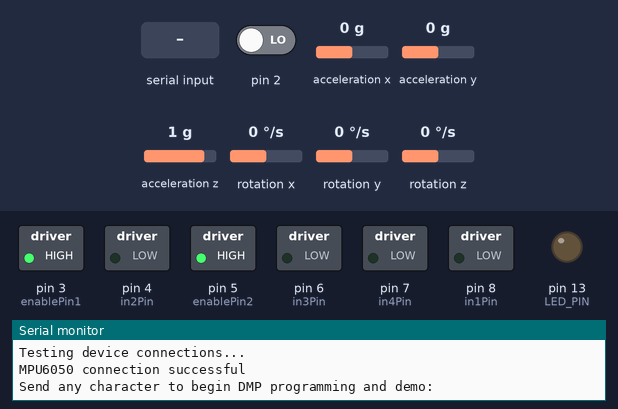
Simulated run of this sketch. Board: Arduino Uno, built with avr-gcc and run on an emulated ATmega328P. Parts: switched loads named in the sketch (green lamp = pin HIGH), output pins drawn as LEDs (lit = HIGH), the last lines printed to the serial monitor. Dashed ring = blinking. Inputs (shaded band) come from the test bench; at power-on: acceleration y 0 g, pin 2 LOW, acceleration x 0 g, acceleration z 1 g, rotation x 0 °/s, rotation y 0 °/s, rotation z 0 °/s. The sensor or clock chip raises its interrupt line as the real part does.

Above: at 0.9 s.
1.0 s: "1" received over Serial
At 1.69 s:
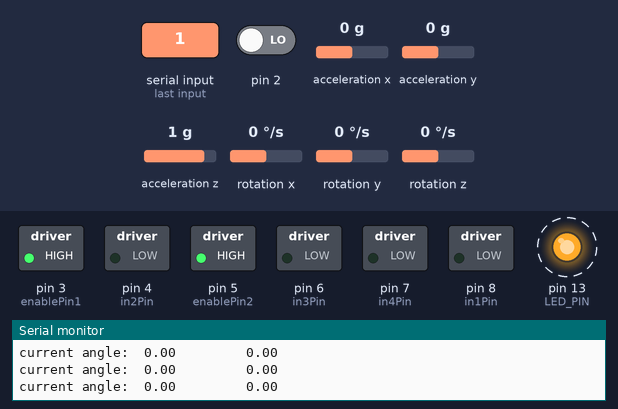
4.0 s: acceleration y set to -1.4 g
At 4.97 s:
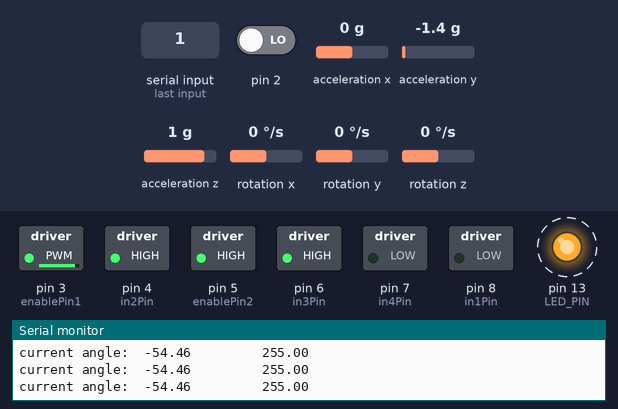
7.0 s: acceleration y set to -0.1 g
10.0 s: acceleration y set to 0.2 g
At 10.46 s:
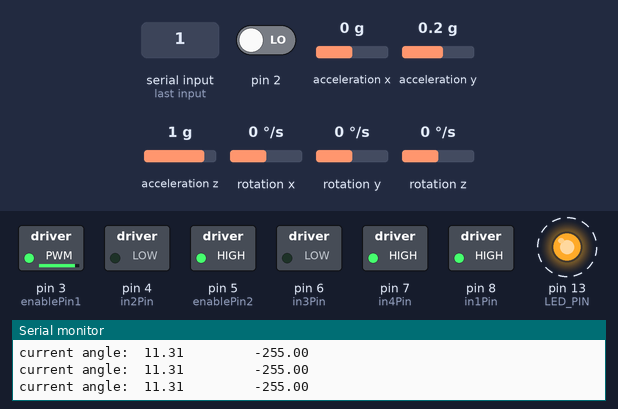
13.0 s: acceleration y set to -0.8 g
At 14.43 s:
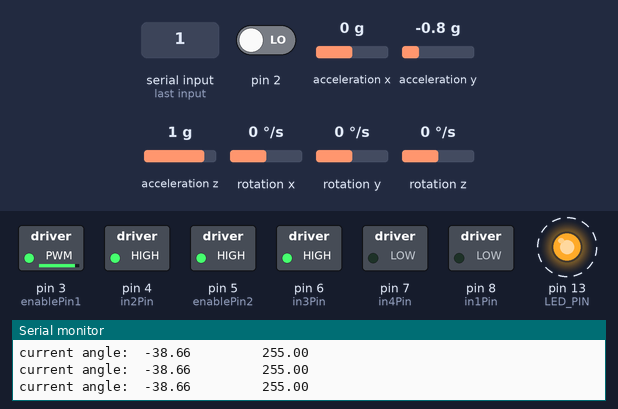
16.0 s: acceleration y set to 0.1 g
At 16.87 s:
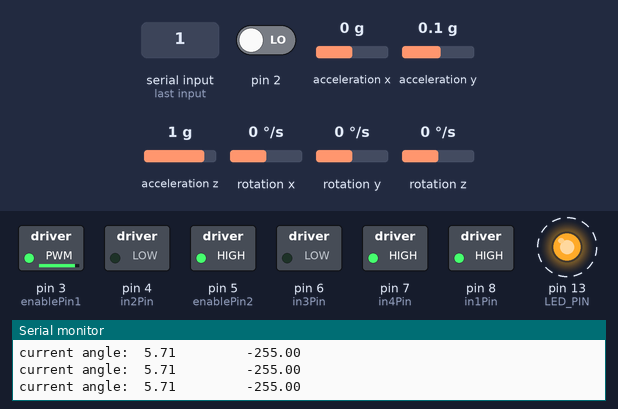
Timing chart, 0 to 20.0 s (numbered marks = the images above; inputs shaded):
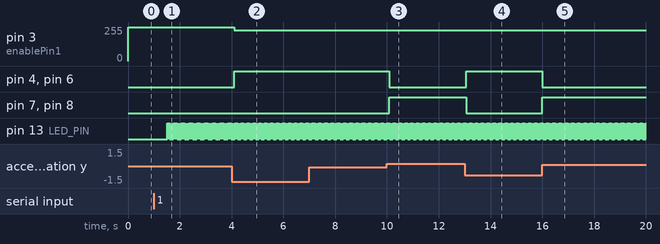

Measured:
- the behaviour switches between 0 and 0.1 g on acceleration y (found by bisection; images 2 and 3)
- after the input at 1.0 s, pin 13 (LED_PIN): alternates HIGH for 0.01 s and LOW for 0.01 s, starting after 0.52 s
- after the input at 4.0 s, pin 3 (enablePin1): 255/255 → 229/255 after 0.10 s; pin 4 (in2Pin), pin 6 (in3Pin): LOW → HIGH after 0.10 s
- after the input at 10.0 s, pin 4 (in2Pin), pin 6 (in3Pin): HIGH → LOW after 0.10 s; pin 7 (in4Pin), pin 8 (in1Pin): LOW → HIGH after 0.10 s
- after the input at 13.0 s, pin 4 (in2Pin), pin 6 (in3Pin): LOW → HIGH after 0.05 s; pin 7 (in4Pin), pin 8 (in1Pin): HIGH → LOW after 0.05 s
- after the input at 16.0 s, pin 4 (in2Pin), pin 6 (in3Pin): HIGH → LOW at once; pin 7 (in4Pin), pin 8 (in1Pin): LOW → HIGH at once

The sketch:

BalancingMasterCode.ino
```cpp
 #include <PID_v1.h>


#include <I2Cdev.h>

/*
  my plan:

  1. get the angle of the robot     (check)

  2. feed the error of the robot from it's desired position as input into PID controller


  4. PID controller outputs the speed at which the motor should be going


  5. the motor moves at that speed


*/


//VVVVVVV remove useless stuff in this below portion

//MPU DMP code - credit:
#include "MPU6050_6Axis_MotionApps20.h"
//#include "MPU6050.h" // not necessary if using MotionApps include file
// Arduino Wire library is required if I2Cdev I2CDEV_ARDUINO_WIRE implementation
// is used in I2Cdev.h
#if I2CDEV_IMPLEMENTATION == I2CDEV_ARDUINO_WIRE
#include "Wire.h"
#endif

MPU6050 mpu;
#define OUTPUT_READABLE_YAWPITCHROLL
#define LED_PIN 13 // (Arduino is 13, Teensy is 11, Teensy++ is 6)
bool blinkState = false;

// MPU control/status vars
bool dmpReady = false;  // set true if DMP init was successful
uint8_t mpuIntStatus;   // holds actual interrupt status byte from MPU
uint8_t devStatus;      // return status after each device operation (0 = success, !0 = error)
uint16_t packetSize;    // expected DMP packet size (default is 42 bytes)
uint16_t fifoCount;     // count of all bytes currently in FIFO
uint8_t fifoBuffer[64]; // FIFO storage buffer

// orientation/motion vars
Quaternion q;           // [w, x, y, z]         quaternion container
VectorInt16 aa;         // [x, y, z]            accel sensor measurements
VectorInt16 aaReal;     // [x, y, z]            gravity-free accel sensor measurements
VectorInt16 aaWorld;    // [x, y, z]            world-frame accel sensor measurements
VectorFloat gravity;    // [x, y, z]            gravity vector
float euler[3];         // [psi, theta, phi]    Euler angle container
float ypr[3];           // [yaw, pitch, roll]   yaw/pitch/roll container and gravity vector

volatile bool mpuInterrupt = false;     // indicates whether MPU interrupt pin has gone high
void dmpDataReady() {
  mpuInterrupt = true;
}
///////MPU code


double Setpoint, Input, Output;
double Kp = 50, Ki = 0, Kd = 0;
PID myPID(&Input, &Output, &Setpoint, Kp, Ki, Kd, DIRECT);


// declare motor pins
int enablePin1 = 3;
int in1Pin = 8;
int in2Pin = 4;
int in3Pin = 6;
int in4Pin = 7;
int enablePin2 = 5;


float angle;


void setup() {
  // put your setup code here, to run once:


  //Motor set up
  pinMode(enablePin1, OUTPUT);
  pinMode(in1Pin, OUTPUT);
  pinMode(in2Pin, OUTPUT);
  pinMode(enablePin2, OUTPUT);
  pinMode(in3Pin, OUTPUT);
  pinMode(in4Pin, OUTPUT);
  enableMotors();


  setUpMPU();


  Setpoint = 0;
  myPID.SetMode(AUTOMATIC);// turn on PID controller


  // myPID.SetSampleTime(10);//maybe remove line
  myPID.SetOutputLimits(-255, 255);//  myPID.SetOutputLimits(-255, 255);


}

void loop() {
  // put your main code here, to run repeatedly:

  updateAngle();


  Input = ypr[2] * 180 / M_PI;


  Serial.print("current angle:  ");
  Serial.print(Input);
  //
  myPID.Compute();


  Serial.print("         ");
  Serial.println(Output);

  if (Output > 0) {
    motorSpeed(Output);
    backward(0);

    //Serial.println("F");
  }
  else if (Output < 0) {
    motorSpeed(Output * -1);
    forward(0);
    //Serial.println("B");
  }


  //if (angle > 3){
  //  //forward();
  //Serial.println("f");
  //  }
  //else if (angle < -3){
  //  //backward();
  //  Serial.println("b");
  //  }
  //else{
  //  //stop();
  //  Serial.println("s");
  //  }


}
```

MPU6050_DMP6_Example.ino
```cpp
//*********wiring reference:https://maker.pro/arduino/tutorial/how-to-interface-arduino-and-the-mpu-6050-sensor
//*********************************************
//^remove if you feel like it


void setUpMPU(){
  // join I2C bus (I2Cdev library doesn't do this automatically)
    #if I2CDEV_IMPLEMENTATION == I2CDEV_ARDUINO_WIRE
        Wire.begin();
        TWBR = 24; // 400kHz I2C clock (200kHz if CPU is 8MHz)
        //TWBR = 12; // set 400kHz mode @ 16MHz CPU or 200kHz mode @ 8MHz CPU **********************new line of code
    #elif I2CDEV_IMPLEMENTATION == I2CDEV_BUILTIN_FASTWIRE
        Fastwire::setup(400, true);
    #endif

    // initialize serial communication
    // (115200 chosen because it is required for Teapot Demo output, but it's
    // really up to you depending on your project)
    Serial.begin(115200);
    while (!Serial); // wait for Leonardo enumeration, others continue immediately

    // NOTE: 8MHz or slower host processors, like the Teensy @ 3.3v or Ardunio
    // Pro Mini running at 3.3v, cannot handle this baud rate reliably due to
    // the baud timing being too misaligned with processor ticks. You must use
    // 38400 or slower in these cases, or use some kind of external separate
    // crystal solution for the UART timer.

    // initialize device
    Serial.println(F("Initializing I2C devices..."));
    mpu.initialize();

    // verify connection
    Serial.println(F("Testing device connections..."));
    Serial.println(mpu.testConnection() ? F("MPU6050 connection successful") : F("MPU6050 connection failed"));

    // wait for ready *********************************
    Serial.println(F("\nSend any character to begin DMP programming and demo: "));
    while (Serial.available() && Serial.read()); // empty buffer
    while (!Serial.available());                 // wait for data
    while (Serial.available() && Serial.read()); // empty buffer again

    // load and configure the DMP
    Serial.println(F("Initializing DMP..."));
    devStatus = mpu.dmpInitialize();

    // supply your own gyro offsets here, scaled for min sensitivity
    mpu.setXGyroOffset(53);
    mpu.setYGyroOffset(64);
    mpu.setZGyroOffset(43);
    mpu.setZAccelOffset(671); // 1688 factory default for my test chip

    // make sure it worked (returns 0 if so)
    if (devStatus == 0) {
        // turn on the DMP, now that it's ready
        Serial.println(F("Enabling DMP..."));
        mpu.setDMPEnabled(true);

        // enable Arduino interrupt detection
        Serial.println(F("Enabling interrupt detection (Arduino external interrupt 0)..."));
        attachInterrupt(0, dmpDataReady, RISING);
        mpuIntStatus = mpu.getIntStatus();

        // set our DMP Ready flag so the main loop() function knows it's okay to use it
        Serial.println(F("DMP ready! Waiting for first interrupt..."));
        dmpReady = true;

        // get expected DMP packet size for later comparison
        packetSize = mpu.dmpGetFIFOPacketSize();
    } else {
        // ERROR!
        // 1 = initial memory load failed
        // 2 = DMP configuration updates failed
        // (if it's going to break, usually the code will be 1)
        Serial.print(F("DMP Initialization failed (code "));
        Serial.print(devStatus);
        Serial.println(F(")"));
    }

    // configure LED for output
    pinMode(LED_PIN, OUTPUT);


  }


void updateAngle(){
// if programming failed, don't try to do anything
    if (!dmpReady) return;

    // wait for MPU interrupt or extra packet(s) available
    while (!mpuInterrupt && fifoCount < packetSize) {
        // other program behavior stuff here
        // if you are really paranoid you can frequently test in between other
        // stuff to see if mpuInterrupt is true, and if so, "break;" from the
        // while() loop to immediately process the MPU data

    }

    // reset interrupt flag and get INT_STATUS byte
    mpuInterrupt = false;
    mpuIntStatus = mpu.getIntStatus();

    // get current FIFO count
    fifoCount = mpu.getFIFOCount();

    // check for overflow (this should never happen unless our code is too inefficient)
    if ((mpuIntStatus & 0x10) || fifoCount == 1024) {
        // reset so we can continue cleanly
        mpu.resetFIFO();
        Serial.println(F("FIFO overflow!"));

    // otherwise, check for DMP data ready interrupt (this should happen frequently)
    } else if (mpuIntStatus & 0x02) {
        // wait for correct available data length, should be a VERY short wait
        while (fifoCount < packetSize) fifoCount = mpu.getFIFOCount();

        // read a packet from FIFO
        mpu.getFIFOBytes(fifoBuffer, packetSize);

        // track FIFO count here in case there is > 1 packet available
        // (this lets us immediately read more without waiting for an interrupt)
        fifoCount -= packetSize;


        #ifdef OUTPUT_READABLE_YAWPITCHROLL
            // display Euler angles in degrees
            mpu.dmpGetQuaternion(&q, fifoBuffer);
            mpu.dmpGetGravity(&gravity, &q);
            mpu.dmpGetYawPitchRoll(ypr, &q, &gravity);
//            Serial.print("ypr\t");
//            Serial.print(ypr[0] * 180/M_PI);
//            Serial.print("\t");
//            Serial.print(ypr[1] * 180/M_PI);
//            Serial.print("\t");
            //Serial.println(ypr[2] * 180/M_PI);
        #endif


        // blink LED to indicate activity
        blinkState = !blinkState;
        digitalWrite(LED_PIN, blinkState);
    }

}
```

motor_control.ino
```cpp
////////////////////////////////////////////////////
// Setup the pins for the motor controller.
// The enablePin1 and enablePin2 MUST be PWM (~) pins


//void loop() {
////You will need to
////get a barrel
////connector to go
// // Sets the speed to full.
// motorSpeed(255);
//
// // Forward for 1.5s
// forward (500);
// // Turn right for 1s
// //right (1000);
// //Forward for 1.5s
// backward (500);
//
// //turn left for 1s
// //left (1000);
//
// //Forward for 1.5s
// //forward (500);
// // Sets the speed to slow.
// //motorSpeed(150);
// //Forward for 1.5s
// //forward (500);
//
// //Stop 2s
// stop (2000);
//}

//Defining functiOns so it's easier to cOntrol the motors.
// Sets the speed for both motors.
// speed: A number between 0 and 255. 0 is stopped and 255 is full speed.
void motorSpeed(int speed)
{
 analogWrite(enablePin1, speed*0.9);// multiplied by 0.9 so the motor powers are equal
 analogWrite(enablePin2, speed);
}
// Sets the speed for motor A.
// speed: A number between 0 and 255. 0 is stopped and 255 is full speed.
void motorASpeed(int speed)
{
 analogWrite(enablePin1, speed);
}
// Sets the speed for motor B.
// speed: A number between 0 and 255. 0 is stopped and 255 is full speed.
void motorBSpeed(int speed)
{
 analogWrite(enablePin2, speed);
}
void motorAForward()
{
 digitalWrite (in1Pin, HIGH);
 digitalWrite (in2Pin, LOW);
}
void motorBForward()
{
 digitalWrite (in3Pin, LOW);
 digitalWrite (in4Pin, HIGH);
}
void motorABackward()
{
 digitalWrite (in1Pin, LOW);
 digitalWrite (in2Pin, HIGH);
}
void motorBBackward()
{
 digitalWrite (in3Pin, HIGH);
 digitalWrite (in4Pin, LOW);
}
void motorAStop()
{
 digitalWrite (in1Pin, LOW);
 digitalWrite (in2Pin, LOW);
}
void motorBStop()
{
 digitalWrite (in3Pin, LOW);
 digitalWrite (in4Pin, LOW);
}
void motorAOn()
{
 digitalWrite (enablePin1, HIGH);
}
void motorBOn()
{
 digitalWrite (enablePin2, HIGH);
}
void motorAOff()
{
 digitalWrite (enablePin1, LOW);
}
void motorBOff()
{
 digitalWrite (enablePin2, LOW);
}
// Movement functiOns
void forward (int duration)
{
 motorAForward();
 motorBForward();
 delay (duration);
}
void backward (int duration)
{
 motorABackward();
 motorBBackward();
 delay (duration);
}
void left (int duration)
{
 motorABackward();
 motorBForward();
 delay (duration);
}
void right (int duration)
{
 motorAForward();
 motorBBackward();
 delay (duration);
}
void stop (int duration)
{
 motorAStop();
 motorBStop();
 delay (duration);
}
void disableMotors()
{
 motorAOff();
 motorBOff();
}
void enableMotors()
{
 motorAOn();
 motorBOn();
}
```
